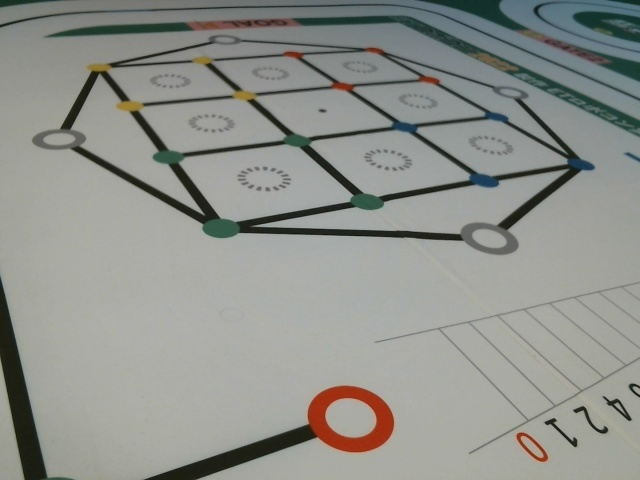
#> input picture on_comp/take_data2/offmapp.jpg, 640 x 480 px, found by its file name
$ python sabun.py
#> lines starting #> are read from the running program, lines starting #| are printed output that depends on the picture; after the words box and inside, x2 and y2 are one past the last pixel; in counts of white or black regions, pixels touching at a corner belong together
import cv2

baseImage = cv2.imread("take_data/offmapp.jpg")
#> baseImage is the input picture: shape (480, 640, 3); mean B, G, R 140.6, 145.7, 143.5
new_img = cv2.imread("take_data/onmapp.jpg")
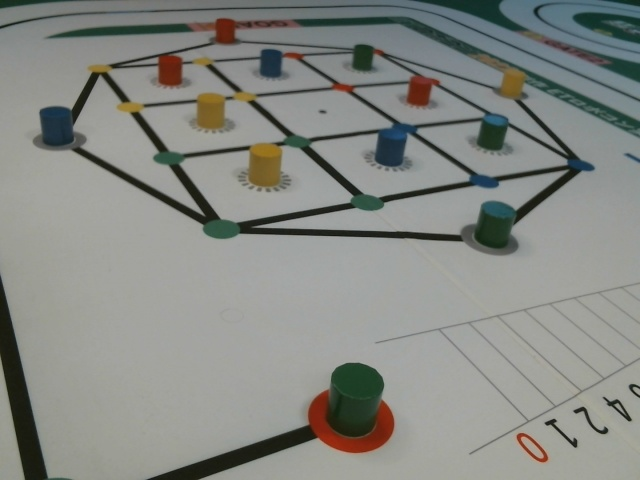
#> input picture on_comp/take_data2/onmapp.jpg, 640 x 480 px, found by its file name
#> new_img is the input picture: shape (480, 640, 3); mean B, G, R 132.3, 137.1, 134.5

org_frame = cv2.split(baseImage)
new_frame = cv2.split(new_img)

kernel = cv2.getStructuringElement(cv2.MORPH_ELLIPSE,(5,5))

fgbg = [ cv2.createBackgroundSubtractorMOG2(detectShadows = False), \
            cv2.createBackgroundSubtractorMOG2(detectShadows = False), \
            cv2.createBackgroundSubtractorMOG2(detectShadows = False) ]
#detectShadowsは影ありだとTrue,なしはFalse,デフォはTrue

fgmask = [0]*3
for i in range(3):
    fgmask[i] = fgbg[i].apply(org_frame[i])
    fgmask[i] = fgbg[i].apply(new_frame[i])
    #fgmask[i] = cv2.morphologyEx(fgmask[i], cv2.MORPH_OPEN, kernel)
    ret,fgmask[i] = cv2.threshold(fgmask[i],4,255,cv2.THRESH_BINARY)
#> after the loop, fgmask = 3 items
fgmask_all = cv2.bitwise_or(fgmask[0],fgmask[1])
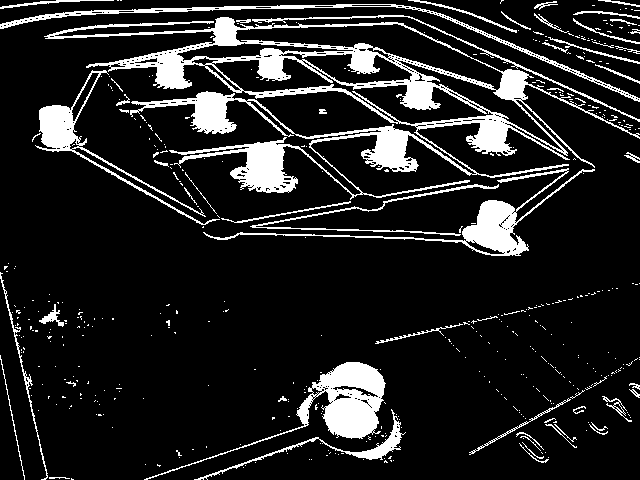
#> fgmask_all: shape (480, 640); 13.2% white; 464 white regions (407 under 20 px), largest, box (x1, y1, x2, y2) and area: (44, 17, 640, 200) 20410, (144, 362, 386, 480) 4286, (203, 168, 595, 256) 3257
fgmask_all = cv2.bitwise_or(fgmask_all,fgmask[2])
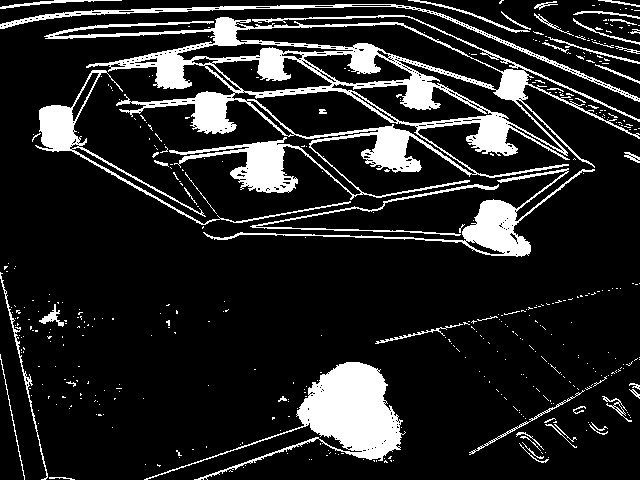
#> fgmask_all: shape (480, 640); 14.4% white; 443 white regions (393 under 20 px), largest, box (x1, y1, x2, y2) and area: (44, 15, 640, 200) 22184, (144, 362, 406, 480) 7360, (203, 168, 595, 257) 3481

fgmask_all = cv2.dilate(fgmask_all,kernel,iterations = 1)
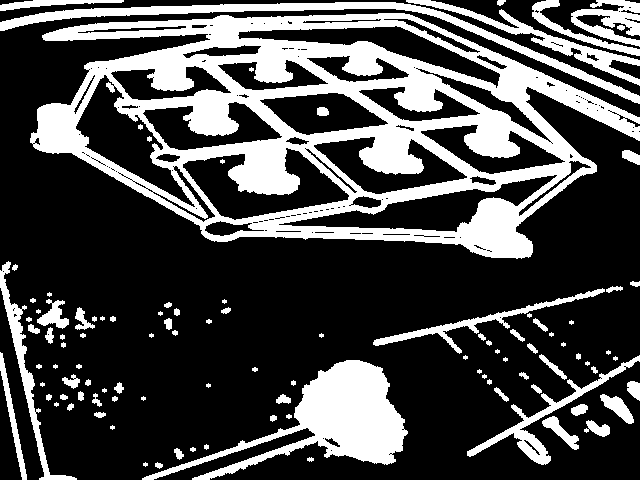
#> fgmask_all: shape (480, 640); 28.7% white; 105 white regions (29 under 20 px), largest, box (x1, y1, x2, y2) and area: (30, 13, 640, 259) 55864, (142, 360, 408, 480) 9879, (0, 2, 640, 104) 5095
#cv2.imshow("dilate",fgmask_all)
fgmask_all = cv2.erode(fgmask_all,kernel,iterations = 4)
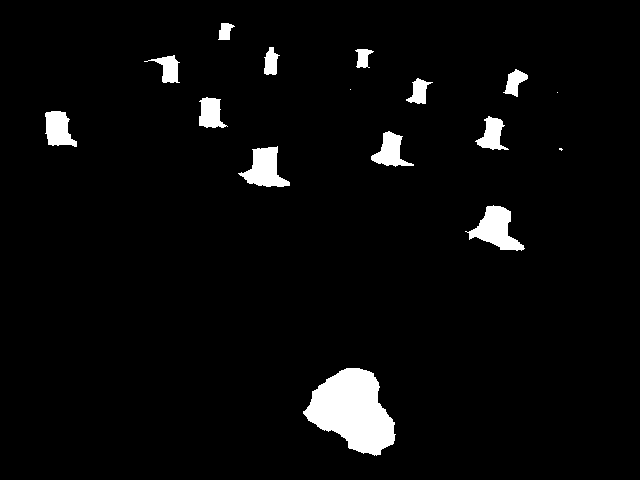
#> fgmask_all: shape (480, 640); 4% white; 16 white regions (3 under 20 px), largest, box (x1, y1, x2, y2) and area: (303, 368, 396, 456) 5074, (465, 205, 525, 251) 1319, (238, 146, 290, 187) 1152
# cv2.imshow("erode",fgmask_all)

fgmask_all_not = cv2.bitwise_not(fgmask_all)#色反転
fgmask_not_frame = cv2.cvtColor(fgmask_all_not, cv2.COLOR_GRAY2BGR)#色の変換GRAY→BGR


#  fgmask = cv2.morphologyEx(fgmask,cv2.MORPH_CLOSE,kernel)
# cv2.imshow("mask",fgmask)

mask_img = cv2.bitwise_and(new_img,new_img,mask=fgmask_all)
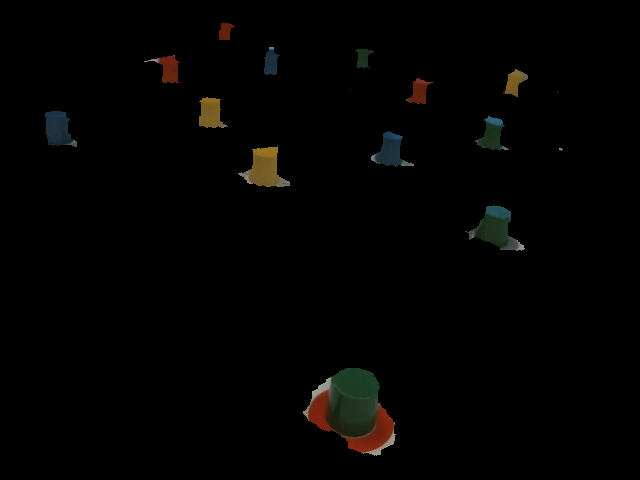
#> mask_img: shape (480, 640, 3); mean B, G, R 1.7, 2.5, 2.8
mask_img = cv2.bitwise_or(mask_img,fgmask_not_frame)
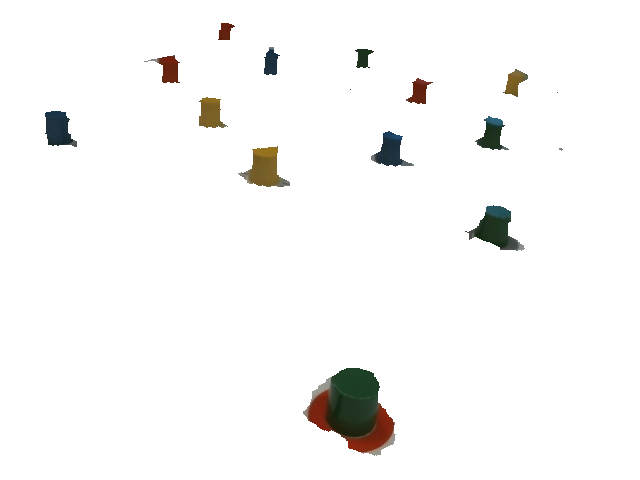
#> mask_img: shape (480, 640, 3); mean B, G, R 246.6, 247.4, 247.7

cv2.imshow("sabun_img",mask_img)
cv2.waitKey(0)
cv2.imwrite('take_data/sabun_img.jpg',mask_img)
